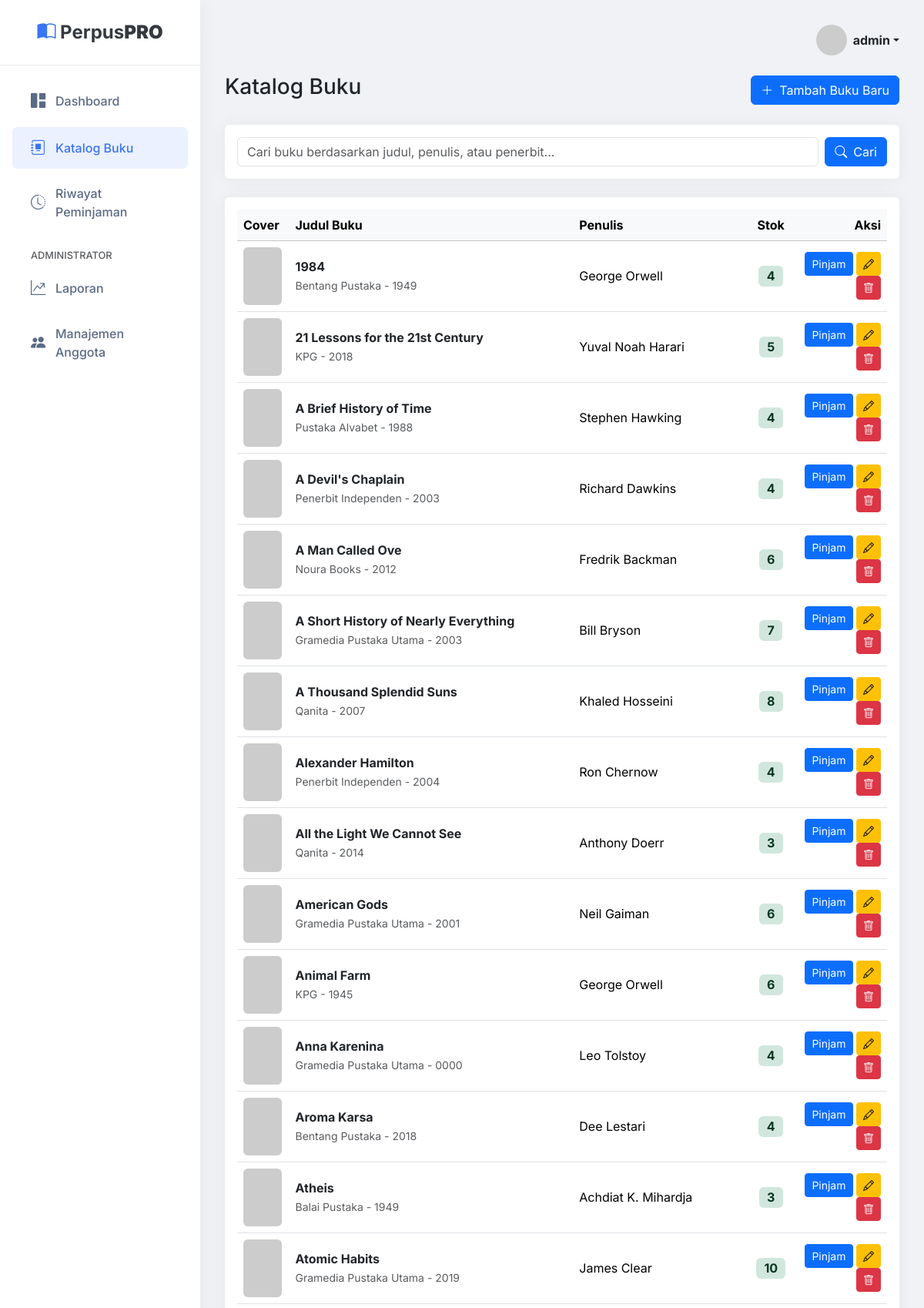
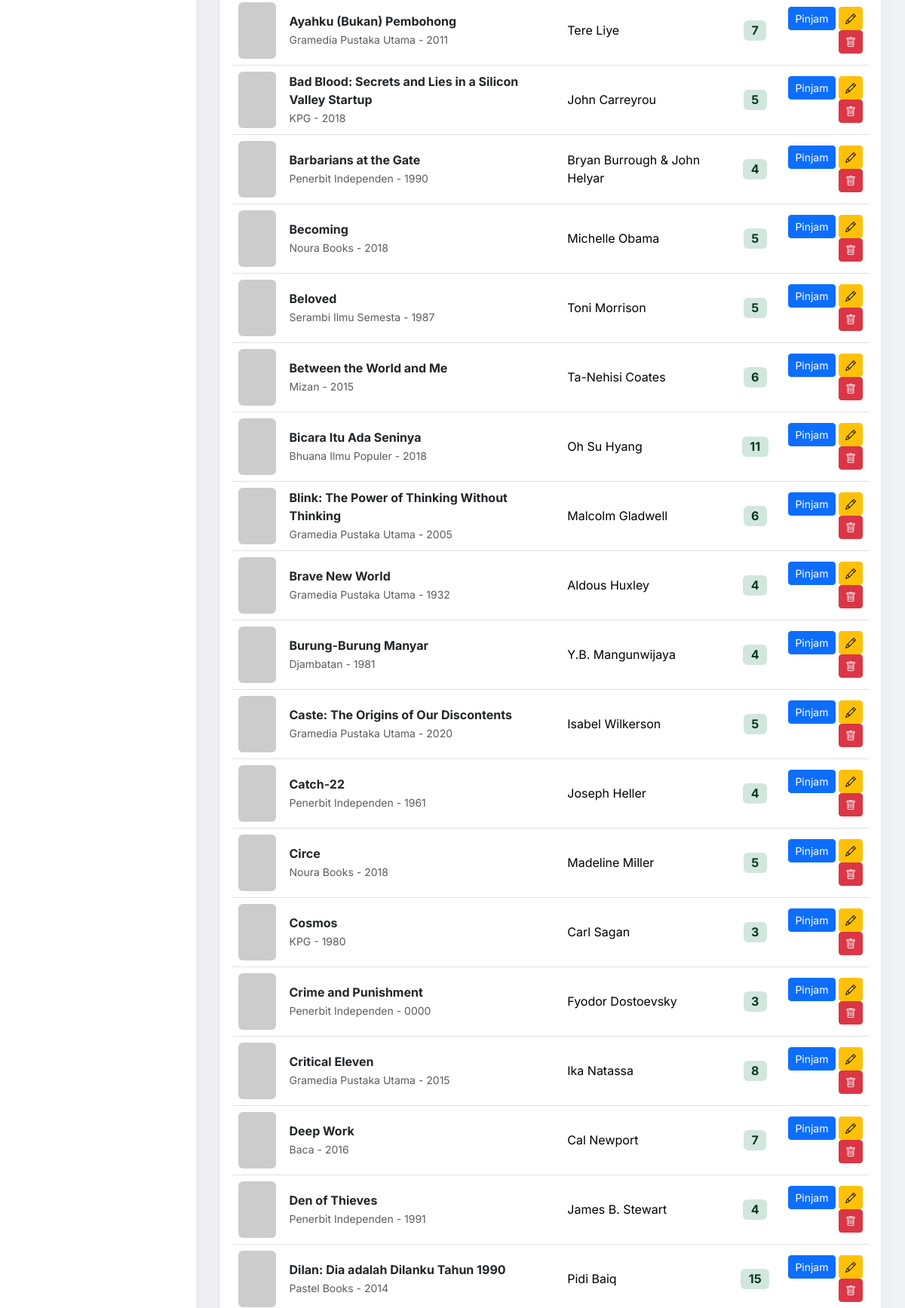
The page /buku/index.php (signed in, upper part) on the database its author committed (2 pictures, top to bottom).
### tables this page shows
CREATE TABLE `buku` (
  `id` int(11) NOT NULL,
  `judul` varchar(255) NOT NULL,
  `penulis` varchar(150) NOT NULL,
  `penerbit` varchar(150) DEFAULT NULL,
  `tahun_terbit` year(4) DEFAULT NULL,
  `stok` int(11) NOT NULL DEFAULT 0,
  `cover` varchar(255) DEFAULT NULL COMMENT 'Nama file gambar cover',
  `sinopsis` text DEFAULT NULL
);

### config/database.php (called while the page is built, shortened)
<?php
$main_url = 'http://localhost/perpustakaan/';
?>

### buku/index.php (the view, shortened to what this page needs)
<?php
require_once '../templates/header.php';
$search_query = isset($_GET['q']) ? mysqli_real_escape_string($koneksi, $_GET['q']) : '';
$sql = "SELECT * FROM buku";
$sql .= " ORDER BY judul ASC";
$result = mysqli_query($koneksi, $sql);
?>
<div class="d-flex justify-content-between align-items-center mb-4">
    <h1 class="h3">Katalog Buku</h1>
    <?php if ($_SESSION['role'] === 'admin'): ?>
        <a href="<?php echo $main_url; ?>buku/tambah.php" class="btn btn-primary"><i class="bi bi-plus-lg me-2"></i>Tambah Buku Baru</a>
    <?php endif; ?>
</div>
<div class="card mb-4">
    <div class="card-body">
        <form action="" method="get" class="d-flex">
            <input type="text" name="q" class="form-control me-2" placeholder="Cari buku berdasarkan judul, penulis, atau penerbit..." value="<?php echo htmlspecialchars($search_query); ?>">
            <button type="submit" class="btn btn-primary d-flex align-items-center"><i class="bi bi-search me-2"></i>Cari</button>
        </form>
    </div>
</div>
<div class="card">
    <div class="card-body">
        <div class="table-responsive">
            <table class="table table-hover align-middle">
                <thead class="table-light">
                    <tr>
                        <th style="width: 8%;">Cover</th>
                        <th>Judul Buku</th>
                        <th>Penulis</th>
                        <th class="text-center">Stok</th>
                        <th class="text-end">Aksi</th>
                    </tr>
                </thead>
                <tbody>
                    <?php if (mysqli_num_rows($result) > 0): ?>
                        <?php while($buku = mysqli_fetch_assoc($result)): ?>
                        <tr>
                            <td>
                                <img src="<?php echo $main_url; ?>uploads/cover/<?php echo !empty($buku['cover']) ? htmlspecialchars($buku['cover']) : 'default.png'; ?>"
                                     alt="Cover <?php echo htmlspecialchars($buku['judul']); ?>"
                                     style="width: 50px; height: 75px; object-fit: cover;"
                                     class="rounded"
                                     onerror="this.onerror=null;this.src='https://placehold.co/50x75/EFEFEF/AAAAAA?text=No+Img';">
                            </td>
                            <td>
                                <strong class="d-block text-dark"><?php echo htmlspecialchars($buku['judul']); ?></strong>
                                <small class="text-muted"><?php echo htmlspecialchars($buku['penerbit']); ?> - <?php echo htmlspecialchars($buku['tahun_terbit']); ?></small>
                            </td>
                            <td><?php echo htmlspecialchars($buku['penulis']); ?></td>
                            <td class="text-center"><span class="badge fs-6 bg-<?php echo $buku['stok'] > 0 ? 'success-subtle text-success-emphasis' : 'danger-subtle text-danger-emphasis'; ?>"><?php echo $buku['stok']; ?></span></td>
                            <td class="text-end">
                                <?php if ($buku['stok'] > 0): ?>
                                    <button type="button" class="btn btn-primary btn-sm btn-pinjam" data-bs-toggle="modal" data-bs-target="#pinjamModal" data-id-buku="<?php echo $buku['id']; ?>" data-judul-buku="<?php echo htmlspecialchars($buku['judul']); ?>">Pinjam</button>
                                <?php else: ?>
                                    <button class="btn btn-secondary btn-sm" disabled>Stok Habis</button>
                                <?php endif; ?>
                                <?php if ($_SESSION['role'] === 'admin'): ?>
                                    <a href="<?php echo $main_url; ?>buku/edit.php?id=<?php echo $buku['id']; ?>" class="btn btn-warning btn-sm"><i class="bi bi-pencil"></i></a>
                                    <a href="<?php echo $main_url; ?>buku/hapus.php?id=<?php echo $buku['id']; ?>" class="btn btn-danger btn-sm" onclick="return confirm('Anda yakin ingin menghapus buku ini secara permanen?')"><i class="bi bi-trash"></i></a>
                                <?php endif; ?>
                            </td>
                        </tr>
                        <?php endwhile; ?>
                    <?php endif; ?>
                </tbody>
            </table>
        </div>
    </div>
</div>
<?php require_once '../templates/footer.php'; ?>

### templates/header.php (shortened to what this page needs)
<?php
if (file_exists(__DIR__ . '/../config/database.php')) {
    require_once __DIR__ . '/../config/database.php';
}
$is_logged_in = isset($_SESSION['user_id']);
$username = $is_logged_in ? htmlspecialchars($_SESSION['username']) : '';
$role = $is_logged_in ? htmlspecialchars($_SESSION['role']) : '';
$script_path = dirname($_SERVER['SCRIPT_NAME']);
$current_dir = basename($script_path);
?>
<!DOCTYPE html>
<html lang="id">
<head>
    <link href="https://cdn.jsdelivr.net/npm/bootstrap@5.3.3/dist/css/bootstrap.min.css" rel="stylesheet">
    <link rel="stylesheet" href="https://cdn.jsdelivr.net/npm/bootstrap-icons@1.11.3/font/bootstrap-icons.min.css">
</head>
<body>
<?php if ($is_logged_in): ?>
<div class="sidebar">
    <div class="sidebar-header">
        <a href="<?php echo $main_url; ?>index.php" class="app-brand"><i class="bi bi-book-half text-primary"></i> Perpus<b>PRO</b></a>
    </div>
    <ul class="nav flex-column mt-3">
        <li class="nav-item"><a class="nav-link <?php echo ($current_dir == 'perpustakaan') ? 'active' : ''; ?>" href="<?php echo $main_url; ?>index.php"><i class="bi bi-grid-1x2-fill"></i> Dashboard</a></li>
        <li class="nav-item"><a class="nav-link <?php echo ($current_dir == 'buku') ? 'active' : ''; ?>" href="<?php echo $main_url; ?>buku/index.php"><i class="bi bi-journal-album"></i> Katalog Buku</a></li>
        <li class="nav-item"><a class="nav-link <?php echo ($current_dir == 'peminjaman') ? 'active' : ''; ?>" href="<?php echo $main_url; ?>peminjaman/riwayat.php"><i class="bi bi-clock-history"></i> Riwayat Peminjaman</a></li>
        <?php if ($role == 'admin'): ?>
            <li class="nav-item mt-3"><span class="nav-link text-muted" style="font-size: 0.8rem; padding-top: 0; padding-bottom: 0;">ADMINISTRATOR</span></li>
            <li class="nav-item"><a class="nav-link <?php echo ($current_dir == 'laporan') ? 'active' : ''; ?>" href="<?php echo $main_url; ?>laporan/index.php"><i class="bi bi-graph-up-arrow"></i> Laporan</a></li>
            <li class="nav-item"><a class="nav-link <?php echo ($current_dir == 'anggota') ? 'active' : ''; ?>" href="<?php echo $main_url; ?>anggota/index.php"><i class="bi bi-people-fill"></i> Manajemen Anggota</a></li>
        <?php endif; ?>
    </ul>
</div>
<div class="main-content">
    <header class="d-flex justify-content-end align-items-center mb-4">
         <div class="dropdown">
            <a href="#" class="d-flex align-items-center text-dark text-decoration-none dropdown-toggle" data-bs-toggle="dropdown" aria-expanded="false">
                <img src="https://placehold.co/40x40/3A75F1/FFFFFF?text=<?php echo strtoupper(substr($username, 0, 1)); ?>" alt="Avatar" width="40" height="40" class="rounded-circle me-2">
                <strong><?php echo $username; ?></strong>
            </a>
        </div>
    </header>
<?php endif; ?>

### templates/footer.php (shortened to what this page needs)
    </div>
</body>
</html>

### templates/header.php (style rules this page uses)
:root { --bs-primary-rgb: 58, 117, 241; --bs-body-font-family: 'Inter', sans-serif; }
body { background-color: #f0f2f5; }
.sidebar { position: fixed; top: 0; left: 0; bottom: 0; width: 260px; z-index: 100; background-color: #ffffff; box-shadow: 0 0 30px rgba(0, 0, 0, 0.05); }
.main-content { margin-left: 260px; padding: 2rem; }
.sidebar-header { padding: 1.5rem; text-align: center; border-bottom: 1px solid #e9ecef; }
.sidebar-header .app-brand { font-size: 1.5rem; font-weight: 700; color: #343a40; text-decoration: none; }
.sidebar .nav-link { color: #5a6a85; padding: 0.8rem 1.5rem; display: flex; align-items: center; font-weight: 500; border-radius: 0.375rem; margin: 0.2rem 1rem; transition: all 0.2s ease-in-out; }
.sidebar .nav-link i { font-size: 1.2rem; margin-right: 0.8rem; }
.sidebar .nav-link.active, .sidebar .nav-link:hover { background-color: rgba(var(--bs-primary-rgb), 0.1); color: rgb(var(--bs-primary-rgb)); }
.card { border: none; box-shadow: 0 0 25px rgba(0,0,0,0.05); }

### rows shown on the page
buku: judul "1984", penerbit "Bentang Pustaka", tahun_terbit "1949", penulis "George Orwell", stok "4"
buku: judul "21 Lessons for the 21st Century", penerbit "KPG", tahun_terbit "2018", penulis "Yuval Noah Harari", stok "5"
buku: judul "A Brief History of Time", penerbit "Pustaka Alvabet", tahun_terbit "1988", penulis "Stephen Hawking", stok "4"
buku: judul "A Devil's Chaplain", penerbit "Penerbit Independen", tahun_terbit "2003", penulis "Richard Dawkins", stok "4"
buku: judul "A Man Called Ove", penerbit "Noura Books", tahun_terbit "2012", penulis "Fredrik Backman", stok "6"
buku: judul "A Short History of Nearly Everything", penerbit "Gramedia Pustaka Utama", tahun_terbit "2003", penulis "Bill Bryson", stok "7"
buku: judul "A Thousand Splendid Suns", penerbit "Qanita", tahun_terbit "2007", penulis "Khaled Hosseini", stok "8"
buku: judul "Alexander Hamilton", penerbit "Penerbit Independen", tahun_terbit "2004", penulis "Ron Chernow", stok "4"
buku: judul "All the Light We Cannot See", penerbit "Qanita", tahun_terbit "2014", penulis "Anthony Doerr", stok "3"
buku: judul "American Gods", penerbit "Gramedia Pustaka Utama", tahun_terbit "2001", penulis "Neil Gaiman", stok "6"
buku: judul "Animal Farm", penerbit "KPG", tahun_terbit "1945", penulis "George Orwell", stok "6"
buku: judul "Anna Karenina", penerbit "Gramedia Pustaka Utama", tahun_terbit "0000", penulis "Leo Tolstoy", stok "4"
buku: judul "Aroma Karsa", penerbit "Bentang Pustaka", tahun_terbit "2018", penulis "Dee Lestari", stok "4"
buku: judul "Atheis", penerbit "Balai Pustaka", tahun_terbit "1949", penulis "Achdiat K. Mihardja", stok "3"
buku: judul "Atomic Habits", penerbit "Gramedia Pustaka Utama", tahun_terbit "2019", penulis "James Clear", stok "10"
buku: judul "Ayahku (Bukan) Pembohong", penerbit "Gramedia Pustaka Utama", tahun_terbit "2011", penulis "Tere Liye", stok "7"
buku: judul "Bad Blood: Secrets and Lies in a Silicon Valley Startup", penerbit "KPG", tahun_terbit "2018", penulis "John Carreyrou", stok "5"
buku: judul "Barbarians at the Gate", penerbit "Penerbit Independen", tahun_terbit "1990", penulis "Bryan Burrough & John Helyar", stok "4"
buku: judul "Becoming", penerbit "Noura Books", tahun_terbit "2018", penulis "Michelle Obama", stok "5"
buku: judul "Beloved", penerbit "Serambi Ilmu Semesta", tahun_terbit "1987", penulis "Toni Morrison", stok "5"
buku: judul "Between the World and Me", penerbit "Mizan", tahun_terbit "2015", penulis "Ta-Nehisi Coates", stok "6"
buku: judul "Bicara Itu Ada Seninya", penerbit "Bhuana Ilmu Populer", tahun_terbit "2018", penulis "Oh Su Hyang", stok "11"
buku: judul "Blink: The Power of Thinking Without Thinking", penerbit "Gramedia Pustaka Utama", tahun_terbit "2005", penulis "Malcolm Gladwell", stok "6"
buku: judul "Brave New World", penerbit "Gramedia Pustaka Utama", tahun_terbit "1932", penulis "Aldous Huxley", stok "4"
buku: judul "Burung-Burung Manyar", penerbit "Djambatan", tahun_terbit "1981", penulis "Y.B. Mangunwijaya", stok "4"
buku: judul "Caste: The Origins of Our Discontents", penerbit "Gramedia Pustaka Utama", tahun_terbit "2020", penulis "Isabel Wilkerson", stok "5"
buku: judul "Catch-22", penerbit "Penerbit Independen", tahun_terbit "1961", penulis "Joseph Heller", stok "4"
buku: judul "Circe", penerbit "Noura Books", tahun_terbit "2018", penulis "Madeline Miller", stok "5"
buku: judul "Cosmos", penerbit "KPG", tahun_terbit "1980", penulis "Carl Sagan", stok "3"
buku: judul "Crime and Punishment", penerbit "Penerbit Independen", tahun_terbit "0000", penulis "Fyodor Dostoevsky", stok "3"
buku: judul "Critical Eleven", penerbit "Gramedia Pustaka Utama", tahun_terbit "2015", penulis "Ika Natassa", stok "8"
buku: judul "Deep Work", penerbit "Baca", tahun_terbit "2016", penulis "Cal Newport", stok "7"
buku: judul "Den of Thieves", penerbit "Penerbit Independen", tahun_terbit "1991", penulis "James B. Stewart", stok "4"
buku: judul "Dilan: Dia adalah Dilanku Tahun 1990", penerbit "Pastel Books", tahun_terbit "2014", penulis "Pidi Baiq", stok "15"

### other values the page prints
$username "admin"
